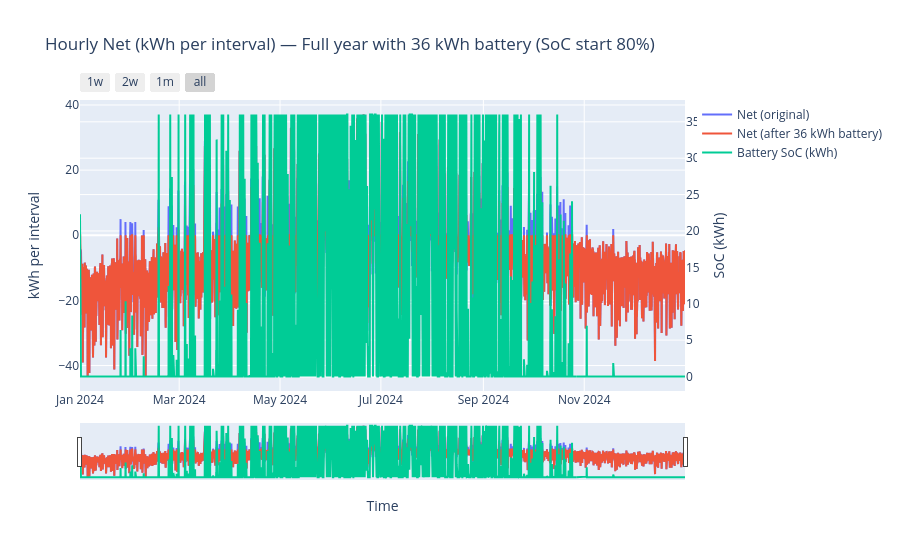

The notebook cell this image was saved under:
### Code cell
# Full-year battery simulation on hourly net energy (kWh per interval)
# Uses: systems, pd, np, go, TZ

BATTERY_KWH = 36.0
SOC0_FRAC   = 0.80         # start at 80% SoC
ETA_RT      = 0.90         # round-trip efficiency

# 1) Time index → local-naive
t = pd.to_datetime(systems.index)
if getattr(t, "tz", None) is not None:
    t = t.tz_convert(TZ).tz_localize(None)
sys_ = systems.copy(); sys_.index = t

# 2) Hourly net energy per interval (kWh): + surplus, - deficit
prod_col, grid_in_col = "Produktion", "El kWh"
net_e = (sys_[prod_col] - sys_[grid_in_col]).rename("net_kWh")

# 3) Battery simulation (single fixed-capacity pack)
def simulate_battery(e_kwh: pd.Series, cap_kwh: float, soc0_frac: float, eta_rt: float):
    """Return residual net after storage (Series) and SoC path (Series), same index as input."""
    eta = np.sqrt(eta_rt)
    idx = e_kwh.index
    e = e_kwh.to_numpy(dtype=float)

    residual = np.zeros_like(e)
    soc = np.zeros_like(e)
    soc_now = soc0_frac * cap_kwh

    for i, x in enumerate(e):
        # Charge (surplus)
        if x >= 0.0:
            room = cap_kwh - soc_now
            charge_in = min(x * eta, room)  # effective energy stored
            spill = x * eta - charge_in     # leftover (still export)
            soc_now += charge_in
            residual[i] = spill / eta       # convert back to grid terms
        # Discharge (deficit)
        else:
            need = -x
            deliverable = min(soc_now * eta, need)  # grid-received energy
            soc_now -= deliverable / eta
            unmet = need - deliverable             # remaining import
            residual[i] = -unmet
        soc[i] = soc_now

    return pd.Series(residual, index=idx, name="net_after_batt_kWh"), pd.Series(soc, index=idx, name="SoC_kWh")

net_after, soc_path = simulate_battery(net_e, BATTERY_KWH, SOC0_FRAC, ETA_RT)

# 4) Plot full-year: original vs after-battery (+ SoC on y2)
fig = go.Figure()
fig.add_scatter(x=net_e.index, y=net_e.values, name="Net (original)", mode="lines")
fig.add_scatter(x=net_after.index, y=net_after.values, name=f"Net (after {BATTERY_KWH:.0f} kWh battery)", mode="lines")
fig.add_scatter(x=soc_path.index, y=soc_path.values, name="Battery SoC (kWh)", mode="lines", yaxis="y2")

fig.update_layout(
    title=f"Hourly Net (kWh per interval) — Full year with {BATTERY_KWH:.0f} kWh battery (SoC start {SOC0_FRAC:.0%})",
    hovermode="x unified",
    xaxis=dict(
        title="Time",
        rangeselector=dict(buttons=[
            dict(count=7,  step="day", label="1w", stepmode="backward"),
            dict(count=14, step="day", label="2w", stepmode="backward"),
            dict(count=1,  step="month", label="1m", stepmode="backward"),
            dict(step="all")
        ]),
        rangeslider=dict(visible=True),
    ),
    yaxis=dict(title="kWh per interval"),
    yaxis2=dict(title="SoC (kWh)", overlaying="y", side="right")
)
fig.show()
#fig.write_html("plots/hourly_net.html")
# Optional quick stats (print):
total_import_before = -net_e[net_e < 0].sum()
total_import_after  = -net_after[net_after < 0].sum()
print(f"Grid import reduction: {(total_import_before - total_import_after):.1f} kWh "
      f"({(1 - total_import_after/total_import_before)*100:.1f}%) over the period.")

### Figure 1 — Plotly figure (JSON) as saved in the notebook; plotly's stock layout.template omitted (floating-point values rounded to 4 significant figures; data arrays with more than 128 entries replaced by an {"elided": "..."} marker saying what was removed)
{"data": [{"mode": "lines", "name": "Net (original)", "type": "scatter", "x": {"elided": "8783 str values"}, "y": {"elided": "8783 float values"}}, {"mode": "lines", "name": "Net (after 36 kWh battery)", "type": "scatter", "x": {"elided": "8783 str values"}, "y": {"elided": "8783 float values"}}, {"mode": "lines", "name": "Battery SoC (kWh)", "type": "scatter", "x": {"elided": "8783 str values"}, "y": {"elided": "8783 float values"}, "yaxis": "y2"}], "layout": {"hovermode": "x unified", "title": {"text": "Hourly Net (kWh per interval) — Full year with 36 kWh battery (SoC start 80%)"}, "xaxis": {"rangeselector": {"buttons": [{"count": 7, "label": "1w", "step": "day", "stepmode": "backward"}, {"count": 14, "label": "2w", "step": "day", "stepmode": "backward"}, {"count": 1, "label": "1m", "step": "month", "stepmode": "backward"}, {"step": "all"}]}, "rangeslider": {"visible": true}, "title": {"text": "Time"}}, "yaxis": {"title": {"text": "kWh per interval"}}, "yaxis2": {"overlaying": "y", "side": "right", "title": {"text": "SoC (kWh)"}}}}
